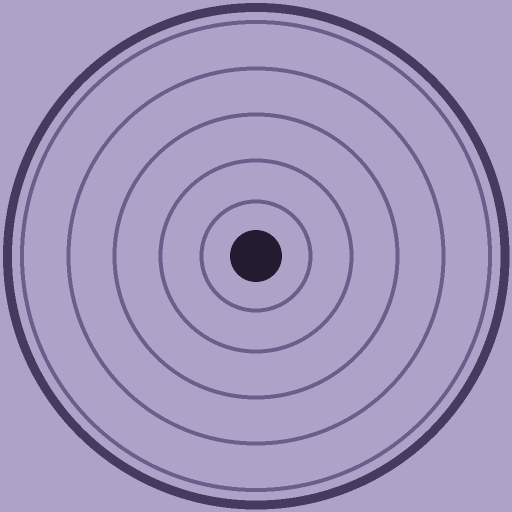
#> input picture Firmware/ESP32/Sharingan_eyes-main/tools/rinnegan_src.png, 1024 x 1024 px (shown at 1/2 size)
$ python make_iris.py rinnegan_src.png rinnegan_src.png rinnegan_src.png 1.0 1.0 1.0
#> lines starting #> are read from the running program, lines starting #| are printed output that depends on the picture
# -*- coding: utf-8 -*-
"""
Convert anh Sharingan (hinh tron) -> polar iris map cho Uncanny Eyes.

Texture 256x64: cot = goc (0-360 do), hang = ban kinh.
Voi iScale = 120 (IRIS_MIN = IRIS_MAX = 120), hang d tuong ung
ban kinh q = (127 - 2*d)/128: hang 0 = mep ngoai iris, hang 63 = tam.

Cach dung:
  python make_iris.py <anh_vao> <ten_mang> <file_ra.h> [cx cy r]
  (cx cy r tuy chon: tam va ban kinh hinh tron trong anh; mac dinh
   tam anh va r = min(w,h)/2)

Vi du:
  python make_iris.py anh1.jpg iris_tomoe iris_tomoe.h
"""
import sys
import math
from PIL import Image

IRIS_MAP_WIDTH = 256
IRIS_MAP_HEIGHT = 64

def main():
    if len(sys.argv) < 4:
        print(__doc__)
        sys.exit(1)
    src_path, array_name, out_path = sys.argv[1:4]

    im = Image.open(src_path).convert('RGB')
#> im is the input picture: PIL image 1024x1024 RGB; mean R, G, B 162.9, 150.8, 189
    w, h = im.size
#> w = 1024; h = 1024
    if len(sys.argv) >= 7:
        cx, cy, r = float(sys.argv[4]), float(sys.argv[5]), float(sys.argv[6])
    else:
        cx, cy = w / 2.0, h / 2.0
        r = min(w, h) / 2.0

    # Lay mau bilinear cho muot
    big = im.resize((w * 2, h * 2), Image.LANCZOS)
    px = big.load()

    vals = []
    preview = Image.new('RGB', (IRIS_MAP_WIDTH, IRIS_MAP_HEIGHT))
#> preview: PIL image 256x64 RGB; every value is 0
    pv = preview.load()
    for d in range(IRIS_MAP_HEIGHT):
        q = (127 - 2 * d) / 128.0          # 0.99 (mep) -> 0.008 (tam)
        for c in range(IRIS_MAP_WIDTH):
            ang = 2 * math.pi * c / IRIS_MAP_WIDTH - math.pi
            x = cx + q * r * math.cos(ang)
            y = cy + q * r * math.sin(ang)
            xi = min(max(int(round(x * 2)), 0), w * 2 - 1)
            yi = min(max(int(round(y * 2)), 0), h * 2 - 1)
            R, G, B = px[xi, yi]
            pv[c, d] = (R, G, B)
            vals.append(((R & 0xF8) << 8) | ((G & 0xFC) << 3) | (B >> 3))
#> after the loop, vals = 16384 values from 44313 to 44313

    with open(out_path, 'w') as f:
        f.write('// Sinh tu %s boi make_iris.py\n' % src_path)
        f.write('// Polar iris map %dx%d, dung voi IRIS_MIN=IRIS_MAX=120\n\n'
                % (IRIS_MAP_WIDTH, IRIS_MAP_HEIGHT))
        f.write('const uint16_t %s[%d * %d] = {\n'
                % (array_name, IRIS_MAP_HEIGHT, IRIS_MAP_WIDTH))
        for i in range(0, len(vals), 12):
            chunk = ', '.join('0x%04X' % v for v in vals[i:i + 12])
            f.write('  ' + chunk + ',\n')
#> this loop made 1366 passes
#> i on passes 2 to 4: 12, 24, 36
        f.write('};\n')

    # Anh preview: texture trai phang + dung lai hinh tron de soat mat
    preview.resize((IRIS_MAP_WIDTH, IRIS_MAP_HEIGHT * 2), Image.NEAREST) \
           .save(out_path.replace('.h', '_unwrap.png'))
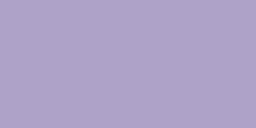
#> saved as rinnegan_src.png: PIL image 256x128 RGB; mean R, G, B 174, 162, 200
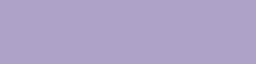
#> preview: PIL image 256x64 RGB; mean R, G, B 174, 162, 200
    size = 240
    recon = Image.new('RGB', (size, size), (255, 255, 255))
#> recon: PIL image 240x240 RGB; every value is 255
    rp = recon.load()
    for y in range(size):
        for x in range(size):
            dx, dy = x - size / 2 + 0.5, y - size / 2 + 0.5
            dist = math.sqrt(dx * dx + dy * dy) / (size / 2)
            if dist >= 1.0:
                continue
            d = int((127 - dist * 128) * 120 / 240)   # giong firmware, iScale=120
            d = min(max(d, 0), IRIS_MAP_HEIGHT - 1)
            c = int((math.atan2(dy, dx) + math.pi) / (2 * math.pi) * IRIS_MAP_WIDTH) \
                % IRIS_MAP_WIDTH
            rp[x, y] = pv[c, d]
    recon.save(out_path.replace('.h', '_preview.png'))
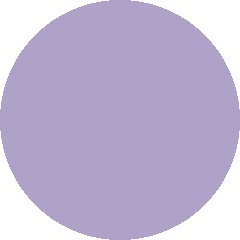
#> saved as rinnegan_src.png: PIL image 240x240 RGB; mean R, G, B 191.4, 181.9, 211.8
    print('OK: %s (+_unwrap.png, +_preview.png)' % out_path)

if __name__ == '__main__':
    main()
